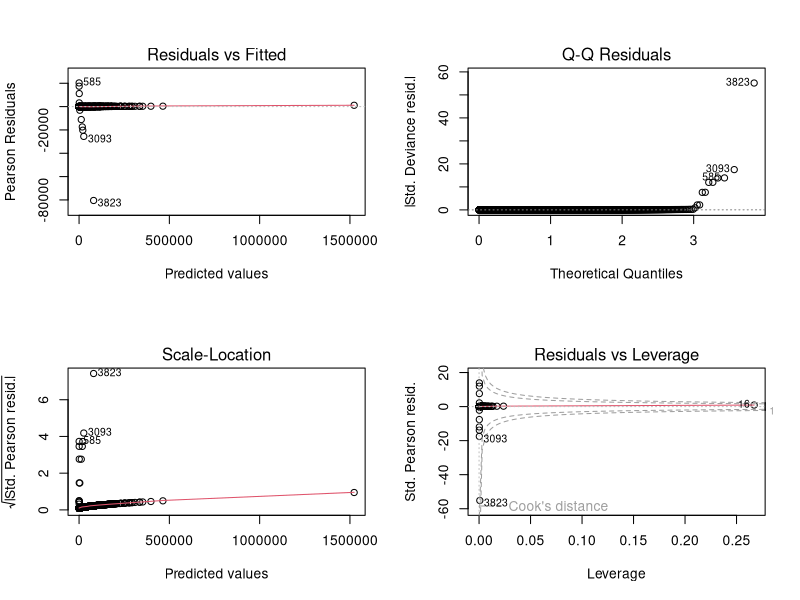
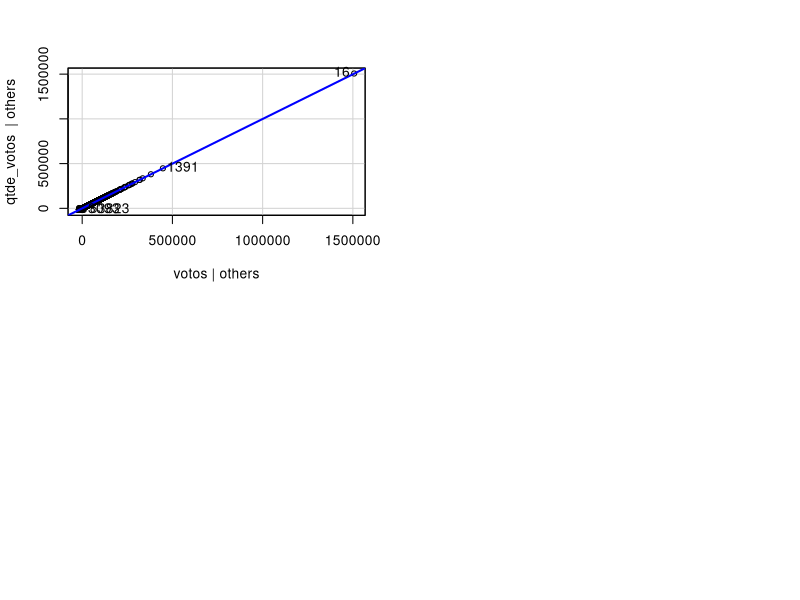

Reproduce these figures in R, in order.
library(glmnet)
library(tidyverse)
library(car)

# ..:: Exemplo de modelo para previsão de variável contínua ::..


dados_treino = read_csv("data/dados_treino.csv") %>% 
  mutate(eleito = (desc_sit_tot_turno != "NÃO ELEITO"), sexo = (sexo == "MASCULINO")) %>%
  select(quantidade_doacoes, total_receita, sexo, idade, eleito, qtde_votos, votos) %>%
  na.omit()
dados_teste = read_csv("data/dados_teste.csv") %>% mutate(eleito = (desc_sit_tot_turno != "NÃO ELEITO"))

input <- dados_treino %>%
  select(-qtde_votos) %>% # dont include the variable we're predicting!
  as.matrix()

output <- dados_treino$qtde_votos

print("Mean of our predicted value:")
mean(output)

cv_fit <- cv.glmnet(input, output, family = "gaussian")
coef(cv_fit, s = "lambda.min")

# get a (non-sparse) matrix of the coefficents for the best model
coef_matrix <- coef(cv_fit, s = "lambda.min") %>% 
  as.matrix()

# get the variables with a coefficent that's not 0 
variables <- row.names(coef_matrix)[coef_matrix != 0] %>% # get variables w/ non-zero intercepts
  setdiff("(Intercept)") #remove the intercept (if it's included)

# this variable has just our selected features. 
# print the first few
head(variables)



# turn our list of formulas into a variable
variables_selected <- paste(variables, collapse="+")
formula <- paste("qtde_votos ~ ",variables_selected,sep = "") %>%
  as.formula()

# fit a glm model
model <- glm(formula, # formula
             data = dados_treino, # dataset
             family = ("gaussian")) # fit a poisson model


# output plots in a 2 x 2 grid 
par(mfrow = c(2,2)) 

# diagnostic plots
plot(model)

summary(model)

avPlots(model)